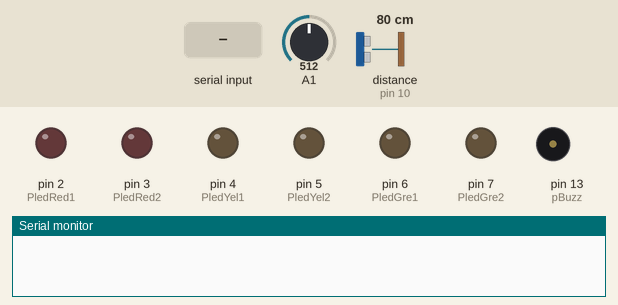
Simulated run of this sketch. Board: Arduino Uno, built with avr-gcc and run on an emulated ATmega328P. Parts: output pins drawn as LEDs (lit = HIGH), buzzer (waves = sounding, pin HIGH), the last lines printed to the serial monitor. Wiring (inferred from the names in the program): ultrasonic range finder: trigger pin 9; echo pin 10. Inputs (shaded band) come from the test bench; at power-on: A1 = 512, distance to the obstacle (sensor on pin 10) 80 cm. The echo pulse lasts 58.3 µs per cm; pins used as bus, display or sensor lines are not drawn.

Above: at 1.2 s.
1.3 s: "1" received over Serial
At 1.67 s:
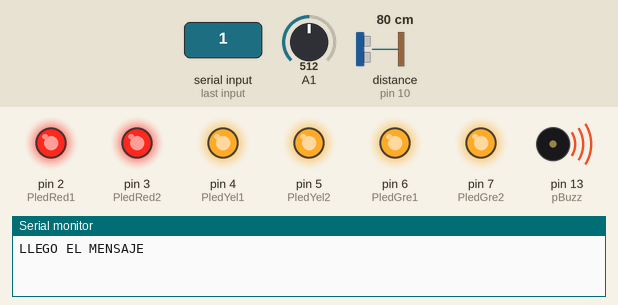
4.3 s: "2" received over Serial
At 4.73 s:
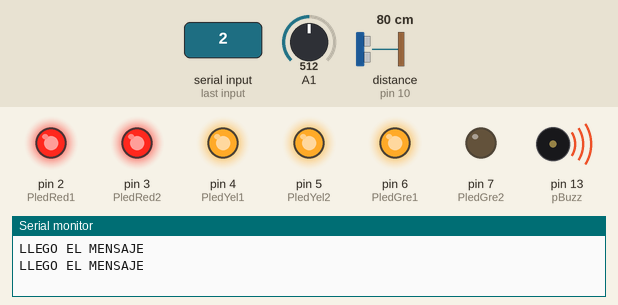
7.3 s: "3" received over Serial
At 7.47 s:
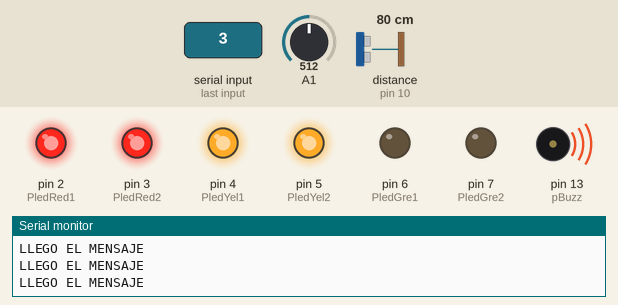
10.3 s: "4" received over Serial
At 10.53 s:
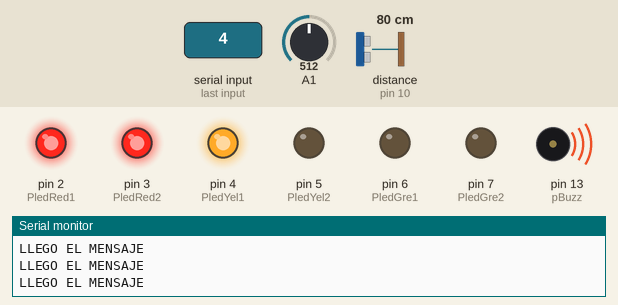
13.3 s: "5" received over Serial
At 13.58 s:
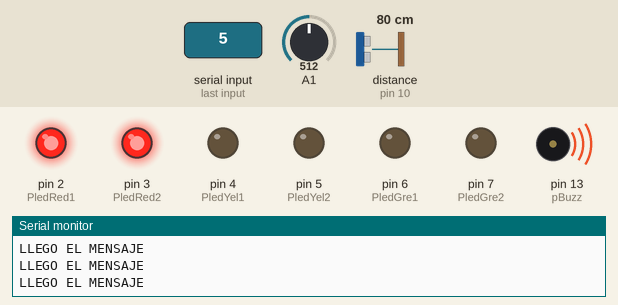
16.3 s: "6" received over Serial
At 16.63 s:
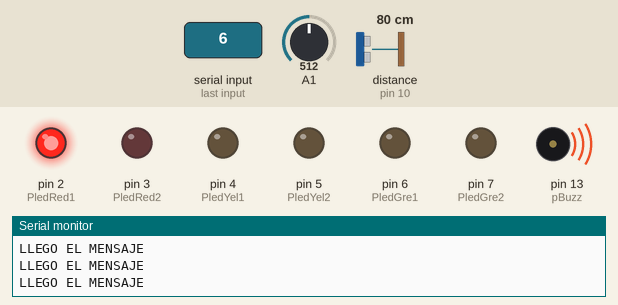
Timing chart, 0 to 20.3 s (numbered marks = the images above; inputs shaded):
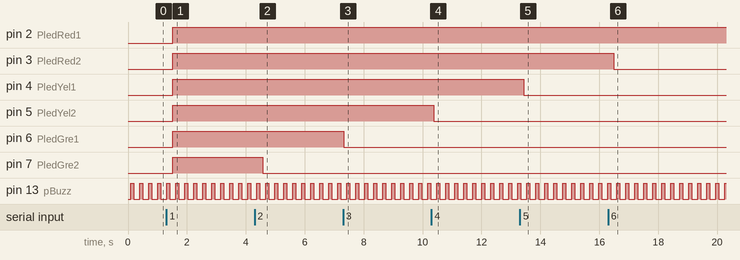

Measured:
- after the input at 1.3 s, pin 2 (PledRed1), pin 3 (PledRed2), pin 4 (PledYel1), pin 5 (PledYel2), pin 6 (PledGre1), pin 7 (PledGre2): LOW → HIGH after 0.23 s
- after the input at 4.3 s, pin 7 (PledGre2): HIGH → LOW after 0.28 s
- after the input at 7.3 s, pin 6 (PledGre1): HIGH → LOW at once
- after the input at 10.3 s, pin 5 (PledYel2): HIGH → LOW after 0.08 s
- after the input at 13.3 s, pin 4 (PledYel1): HIGH → LOW after 0.13 s
- after the input at 16.3 s, pin 3 (PledRed2): HIGH → LOW after 0.19 s
- by itself, pin 13 (pBuzz): alternates HIGH for 0.10 s and LOW for 0.21 s

The sketch:

sensor_de_proximidad.ino
```cpp
/*
* Ultrasonic Sensor HC-SR04 and Arduino Tutorial
*
* by Dejan Nedelkovski,
* www.HowToMechatronics.com
*
*/
// defines pins numbers

 int input;


const int PledRed1 = 2;
const int PledRed2 = 3;
const int PledYel1 = 4;
const int PledYel2 = 5;
const int PledGre1 = 6;
const int PledGre2 = 7;

const int pBuzz = 13;
boolean encender;
const int trigPin = 9;
const int echoPin = 10;
// defines variables
long duration;
int distance;
void setup() {

pinMode(pBuzz, OUTPUT);
encender = false;
pinMode(PledRed1 , OUTPUT);
pinMode(PledRed2 , OUTPUT);
pinMode(PledYel1 , OUTPUT);
pinMode(PledYel2 , OUTPUT);
pinMode(PledGre1 , OUTPUT);
pinMode(PledGre2 , OUTPUT);

pinMode(trigPin, OUTPUT); // Sets the trigPin as an Output
pinMode(echoPin, INPUT); // Sets the echoPin as an Input
Serial.begin(9600); // Starts the serial communication
}
void loop() {

if (encender == true)  {


  }else {

    encender = false;
    }


if (Serial.available() > 0) {


    input = Serial.read();

    if (input == '1') {
     digitalWrite(PledRed1 , HIGH);
digitalWrite(PledRed2 , HIGH);
digitalWrite(PledYel1 , HIGH);
digitalWrite(PledYel2 , HIGH);
       digitalWrite(PledGre1, HIGH);
       digitalWrite(PledGre2 , HIGH);
      Serial.println("LLEGO EL MENSAJE");
    } else if (input == '2') {
        digitalWrite(PledRed1 , HIGH);
        digitalWrite(PledRed2 , HIGH);
        digitalWrite(PledYel1 , HIGH);
        digitalWrite(PledYel2 , HIGH);
       digitalWrite(PledGre1, HIGH);
       digitalWrite(PledGre2 , LOW);
      Serial.println("LLEGO EL MENSAJE");


      }else if (input == '3') {
         digitalWrite(PledRed1 , HIGH);
        digitalWrite(PledRed2 , HIGH);
        digitalWrite(PledYel1 , HIGH);
        digitalWrite(PledYel2 , HIGH);
       digitalWrite(PledGre1, LOW);
       digitalWrite(PledGre2 , LOW);
      Serial.println("LLEGO EL MENSAJE");
        }else if (input == '4') {
         digitalWrite(PledRed1 , HIGH);
        digitalWrite(PledRed2 , HIGH);
        digitalWrite(PledYel1 , HIGH);
        digitalWrite(PledYel2 , LOW);
       digitalWrite(PledGre1, LOW);
       digitalWrite(PledGre2 , LOW);
      Serial.println("LLEGO EL MENSAJE");
        }else if (input == '5') {
         digitalWrite(PledRed1 , HIGH);
        digitalWrite(PledRed2 , HIGH);
        digitalWrite(PledYel1 , LOW);
        digitalWrite(PledYel2 , LOW);
       digitalWrite(PledGre1, LOW);
       digitalWrite(PledGre2 , LOW);
      Serial.println("LLEGO EL MENSAJE");
        }else if (input == '6') {
         digitalWrite(PledRed1 , HIGH);
        digitalWrite(PledRed2 , LOW);
        digitalWrite(PledYel1 , LOW);
        digitalWrite(PledYel2 , LOW);
       digitalWrite(PledGre1, LOW);
       digitalWrite(PledGre2 , LOW);
      Serial.println("LLEGO EL MENSAJE");
        }else if (input == '7') {
         digitalWrite(PledRed1 , LOW);
        digitalWrite(PledRed2 , LOW);
        digitalWrite(PledYel1 , LOW);
        digitalWrite(PledYel2 , LOW);
       digitalWrite(PledGre1, LOW);
       digitalWrite(PledGre2 , LOW);
   Serial.println("LLEGO EL MENSAJE");

        }


    }


int val = analogRead(1);
//Serial.print("Audio: ");
//Serial.println(val,DEC);
delay(100);
if(val>120){
  digitalWrite(pBuzz, HIGH);
delay(100);
 digitalWrite(pBuzz, LOW);
delay(100);
  }else {
     digitalWrite(pBuzz, LOW);
    }
// Clears the trigPin
digitalWrite(trigPin, LOW);
delayMicroseconds(2);
// Sets the trigPin on HIGH state for 10 micro seconds
digitalWrite(trigPin, HIGH);
delayMicroseconds(10);
digitalWrite(trigPin, LOW);
// Reads the echoPin, returns the sound wave travel time in microseconds
duration = pulseIn(echoPin, HIGH);
// Calculating the distance
distance= duration*0.034/2;
if(distance <10) {
 // digitalWrite(ledPIN, HIGH);
  //  digitalWrite(ledPIN2, HIGH);
  }else {
 //     digitalWrite(ledPIN, LOW);
 //         digitalWrite(ledPIN2, LOW);
    }
// Prints the distance on the Serial Monitor
//Serial.print("Distance: ");
//Serial.println(distance);

}
```
